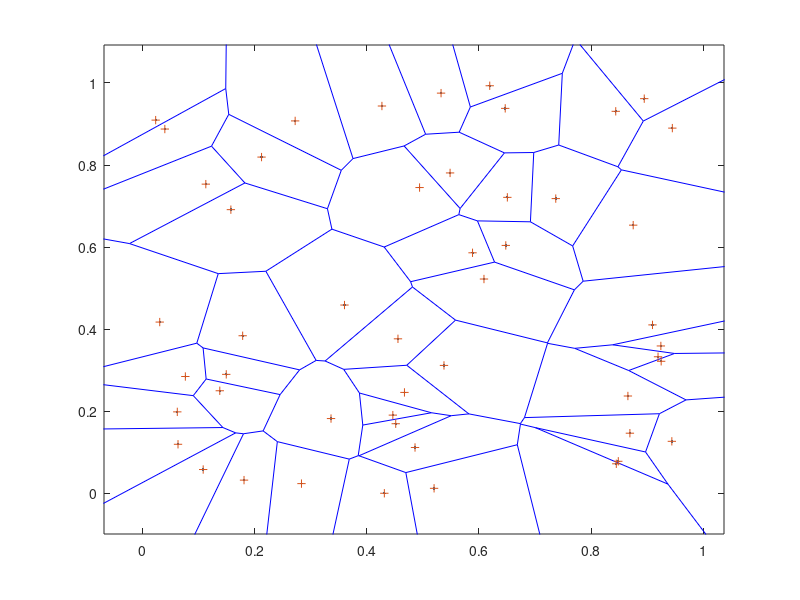

Recreate this plot in MATLAB. (Note: this script raises an error after producing the figure.)
nd     = 2;
ns     = 50; %initial sample size
nr     = 3;  %number cells resampled
nn     = 100; %number of new samples in each resampled

models = rand(nd,ns);
x      = models(1,:);
y      = models(2,:);

misfit = rand(1,ns); %random misfit function

no_na  = [];



figure
plot(x,y,'.')
hold on 
voronoi(x,y)


%run one interation of NA
[allmod,resampmodid]=new_na(nr,nn,models,misfit,no_na);

%plot results to verify that new samples (black dots) are around
%the two points chosen for resampling (red circles)
plot(allmod(1,:),allmod(2,:),'k.')
plot(x(resampmodid),y(resampmodid),'ro')
grid on
axis image

